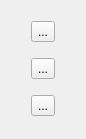
<?xml version="1.0" encoding="UTF-8"?>
<ui version="4.0">
 <class>NavigationSmall</class>
 <widget class="QWidget" name="NavigationSmall">
  <property name="geometry">
   <rect>
    <x>0</x>
    <y>0</y>
    <width>86</width>
    <height>139</height>
   </rect>
  </property>
  <property name="windowTitle">
   <string>Navigation</string>
  </property>
  <layout class="QGridLayout" name="gridLayout">
   <item row="0" column="0">
    <widget class="QToolButton" name="goHomeButton">
     <property name="toolTip">
      <string>Navigate to your 'Home Location'</string>
     </property>
     <property name="whatsThis">
      <string>Click this button to restore the original zoom level and view angle.</string>
     </property>
     <property name="text">
      <string>...</string>
     </property>
     <property name="icon">
      <iconset resource="../../../marble.qrc">
       <normaloff>:/icons/go-home-large.png</normaloff>:/icons/go-home-large.png</iconset>
     </property>
     <property name="iconSize">
      <size>
       <width>32</width>
       <height>32</height>
      </size>
     </property>
     <property name="shortcut">
      <string>Home</string>
     </property>
    </widget>
   </item>
   <item row="1" column="0">
    <widget class="QToolButton" name="zoomInButton">
     <property name="toolTip">
      <string>Zoom In</string>
     </property>
     <property name="whatsThis">
      <string>Zoom in by pressing this button to see more detail.</string>
     </property>
     <property name="text">
      <string>...</string>
     </property>
     <property name="icon">
      <iconset resource="../../../marble.qrc">
       <normaloff>:/icons/zoom-in-large.png</normaloff>:/icons/zoom-in-large.png</iconset>
     </property>
     <property name="iconSize">
      <size>
       <width>32</width>
       <height>32</height>
      </size>
     </property>
     <property name="shortcut">
      <string>+</string>
     </property>
    </widget>
   </item>
   <item row="2" column="0">
    <widget class="QToolButton" name="zoomOutButton">
     <property name="toolTip">
      <string>Zoom Out</string>
     </property>
     <property name="whatsThis">
      <string>Zoom out by pressing this button to see less detail.</string>
     </property>
     <property name="text">
      <string>...</string>
     </property>
     <property name="icon">
      <iconset resource="../../../marble.qrc">
       <normaloff>:/icons/zoom-out-large.png</normaloff>:/icons/zoom-out-large.png</iconset>
     </property>
     <property name="iconSize">
      <size>
       <width>32</width>
       <height>32</height>
      </size>
     </property>
     <property name="shortcut">
      <string>-</string>
     </property>
    </widget>
   </item>
  </layout>
 </widget>
 <resources>
  <include location="../../../marble.qrc"/>
 </resources>
 <connections/>
</ui>
